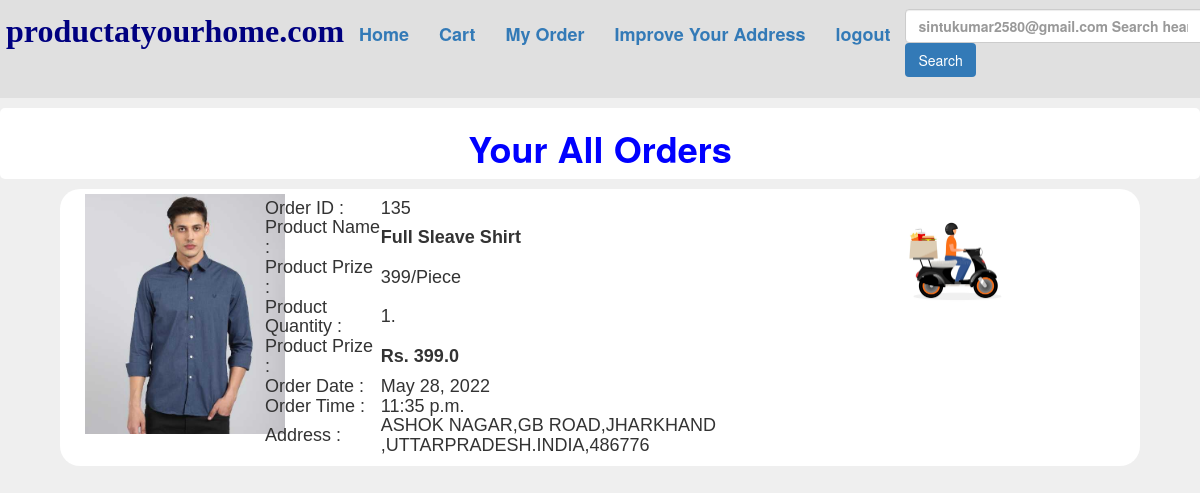
/myorder/ (signed in), run on the app's committed database.
### abstractapp/models.py (models this page shows)
class User(AbstractBaseUser,PermissionsMixin):
    name=models.CharField(max_length=100)
    email=models.EmailField(_('email address'),unique=True)
    phone=models.CharField(max_length=10)
    status=models.BooleanField(default=True)
    is_staff=models.BooleanField(default=False)
    is_active =models.BooleanField(default=True)
    cuntry = models.CharField(max_length=20, null=True, blank=True)
    state=models.CharField(default= None,max_length=20,null=True, blank=True)
    city=models.CharField(max_length=20,default=None,null=True, blank=True)
    landmark = models.CharField(max_length=30, null=True, default=None, blank=True)
    road = models.CharField(max_length=50, null=True, default=None, blank=True)
    place=models.CharField(max_length=50, blank=True,null=True,default=None)
    pin=models.IntegerField(max_length=6,null=True,default=None, blank=True)
    USERNAME_FIELD = 'email'
    REQUIRED_FIELDS = ['name','phone']
    objects=CustomerUserManager()

class Order(models.Model):
    user=models.ForeignKey(User,on_delete=models.CASCADE)
    product=models.ForeignKey(Product,on_delete=models.CASCADE)
    quantity=models.IntegerField(max_length=5)
    prize=models.IntegerField(max_length=5)
    total_prize=models.FloatField(max_length=10)
    order_data=models.DateField(default=datetime.date.today())
    order_time=models.TimeField(default=datetime.datetime.now())
    status=models.BooleanField(default=False)
    order_address=models.TextField(max_length=100)
    def __str__(self):
        a=str(self.user)+" | "+str(self.product)
        return a

class Product(models.Model):
    pname=models.CharField(max_length=250)
    ptitle=models.TextField(max_length=300)
    cat=models.CharField(choices=CAT_CHOISES,max_length=20)
    quantity_type=models.CharField(choices=CAT_TYPE_CHOISES,max_length=20)
    prize=models.BigIntegerField(max_length=5)
    offer=models.IntegerField(max_length=3)
    image=models.ImageField(upload_to="images",max_length=500)
    total=models.IntegerField(max_length=5)
    aval=models.IntegerField(max_length=5)
    def __str__(self):
        return self.pname

### abstractapp/views.py (the view)
# urls.py: path('myorder/',views.myorder),
def myorder(request):
    if request.user.is_authenticated:
        user=request.user
        try:
            user_order=Order.objects.select_related('product').filter(user=user).order_by('-id')
            print(user_order)
        except Exception as e:
            print(e)
            raise("Something went wrong!")
        return render(request,"myorder.html",{'user_order':user_order})
    else:
        return HttpResponse(
            f'''<center style="color:red"><h1>You'r not authinticated..<br><h4><a href="/login">Login First!''')

### templates/myorder.html (shortened to what this page needs)
<!DOCTYPE html>
<html lang="en">
<head>
    {% extends "base.html" %}
    {% load cart %}
{% block body %}
<center>
    <div class="row shadow" style="width:100%;background:white;height:auto;margin-bottom:10px;color:wite;border-radius:5px;margin-top:10px">
        <h1 style="color:blue"><b>Your All Orders</h1>
    </div>
{% for i in user_order %}
<div class="row shadow" style="width:90%;background:white;height:auto;margin-bottom:10px;color:wite;border-radius:20px">
    <div class="col-sm-2" style="margin-bottom:10px;background:yellw;margin-left:10px">
         <img src="/media/{{i.product.image}}" alt="" width="200px" style="margin-top:5px">
    </div>
    <div class="col-sm-7" style="background:ble;margin-left:px;font-size: large;font:menu;text-align:left">
        <h4><table>
            <tr>
                <td>
                    Order ID :
                </td>
                <td>
                    {{i.id}}
                </td>
            </tr>
            <tr>
                <td>
                    Product Name :
                </td>
                <th>
                    {{i.product.pname}}
                </th>
            </tr>
            <tr>
                <td>
                    Product Prize :
                </td>
                <td>
                    {{i.prize}}{{i.product.quantity_type}}
                </td>
            </tr>
              <tr>
                <td>
                    Product Quantity :
                </td>
                <td>
                    {{i.quantity}}.
                </td>
            </tr>
             <tr>
                <td>
                    Product Prize :
                </td>
                <th>
                    Rs. {{i.total_prize}}
                </th>
            </tr>
             <tr>
                <td>
                    Order Date :
                </td>
                <td>
                    {{i.order_data}}
                </td>
            </tr>
            <tr>
                <td>
                    Order Time :
                </td>
                <td>
                    {{i.order_time}}
                </td>
            </tr>
               <tr>
                <td>
                    Address :
                </td>
                <td>
                    {{i.order_address}}
                </td>
            </tr>
        </table>
    </div>
    <div class="col-sm-1" style="background:cn;margin-left:10px;height:100px;font-size: large;font: menu;border-radius:12px;margin-top:30px">
        {% if i.status %}
        <img src="/media/images/success.png" alt="" width="100px" style="border-radius:12px">
        {% else %}
        <img src="/media/images/runnning.jpg" alt="" width="100px" style="border-radius:12px">
        {% endif %}
    </div>
</div>
{% endfor %}
    {% endblock %}

### templates/base.html (shortened to what this page needs)
<!DOCTYPE html>
<html lang="en">
<head>
  <link rel="stylesheet" href="https://maxcdn.bootstrapcdn.com/bootstrap/3.4.1/css/bootstrap.min.css">
</head>
<body style="background:#1111">
<div class="row" style="background:#1111">
    <b><nav class="navbar navbar-dark">
        <ul class="nav navbar-nav" style="margin-left:20px;font-size:large;">
            <li><div style=color:red;font-size:xx-large;font-family:mospace;color:navy;"><b>productatyourhome.com</b></div></li>
            <li><a href="/home">Home</a></li>
            <li><a href="/cart">Cart</a></li>
            <li><a href="/myorder">My Order</a></li>
            <li><a href="" type="button" data-toggle="modal" data-target="#myModal">Improve Your Address</a href=""></li>
            <li><a href="/logout">logout</a></li>
        </ul>
        <span>
                <form class="form-inline" style="margin-top:8px">
                <input class="form-control" type="search" placeholder="{{request.user}} Search hear..." aria-label="Search" style="width:300px">
                <button class="btn btn-outline-success my-2 my-sm-0 bg-primary" type="submit">Search</button>
            </form></span>
    </nav>
</div>
{% block body %}
{% endblock %}
</body>
</html>

### data on the page
User: user "sintukumar2580@gmail.com Search hear..."
Order: product.image (picture), id "135", product.pname "Full Sleave Shirt", prize "399", product.quantity_type "/Piece", quantity "1", total_prize "399.0", order_data "May 28, 2022", order_time "11:35 p.m.", order_address "ASHOK NAGAR,GB ROAD,JHARKHAND ,UTTARPRADESH.INDIA,486776", status False (drawn)
